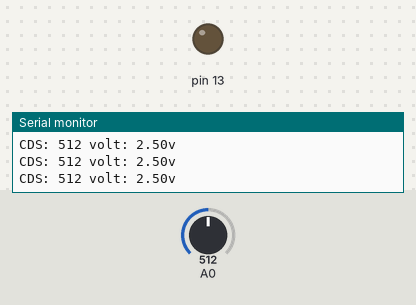
The sketch below on a simulated Arduino Uno, built with avr-gcc and run on an emulated ATmega328P. Parts: output pins drawn as LEDs (lit = HIGH), the last lines printed to the serial monitor. The inputs (shaded band) are chosen by the test bench; at power-on: A0 = 512.

Above: at 1.2 s.
1.3 s: A0 set to 489
At 1.6 s:
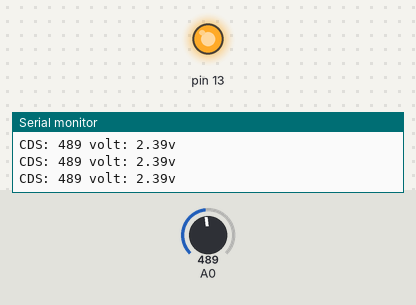
2.8 s: A0 set to 510
At 3.2 s:
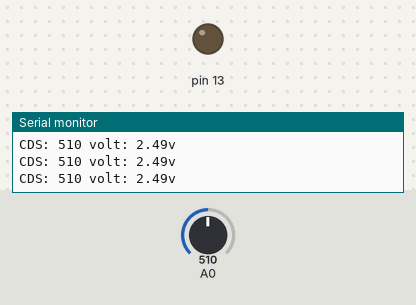
4.3 s: A0 set to 490
At 4.7 s:
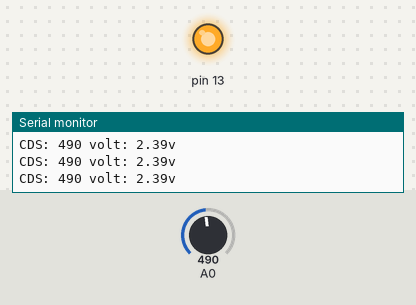
Timing chart, 0 to 7.3 s (numbered marks = the images above; inputs shaded):
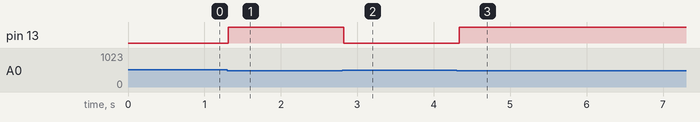

Measured:
- the behaviour switches between 500 and 499 on A0 (found by bisection; images 0 and 1)
- after the input at 1.3 s, pin 13: LOW → HIGH at once
- after the input at 2.8 s, pin 13: HIGH → LOW at once
- after the input at 4.3 s, pin 13: LOW → HIGH at once

The sketch:

src.ino
```cpp
int sensor_value = 0;
float volt =0;
void setup() {
  Serial.begin(9600);
  pinMode(13, OUTPUT);
}

void loop() {
  sensor_value = analogRead(A0);
  volt = sensor_value * 5.0 / 1023;
  Serial.print("CDS: ");
  Serial.print(sensor_value);
  Serial.print(" volt: ");
  Serial.print(volt);
  Serial.println("v");

  if(sensor_value<500) digitalWrite(13,HIGH);
  else digitalWrite(13,LOW);
  delay(100);
}
```
